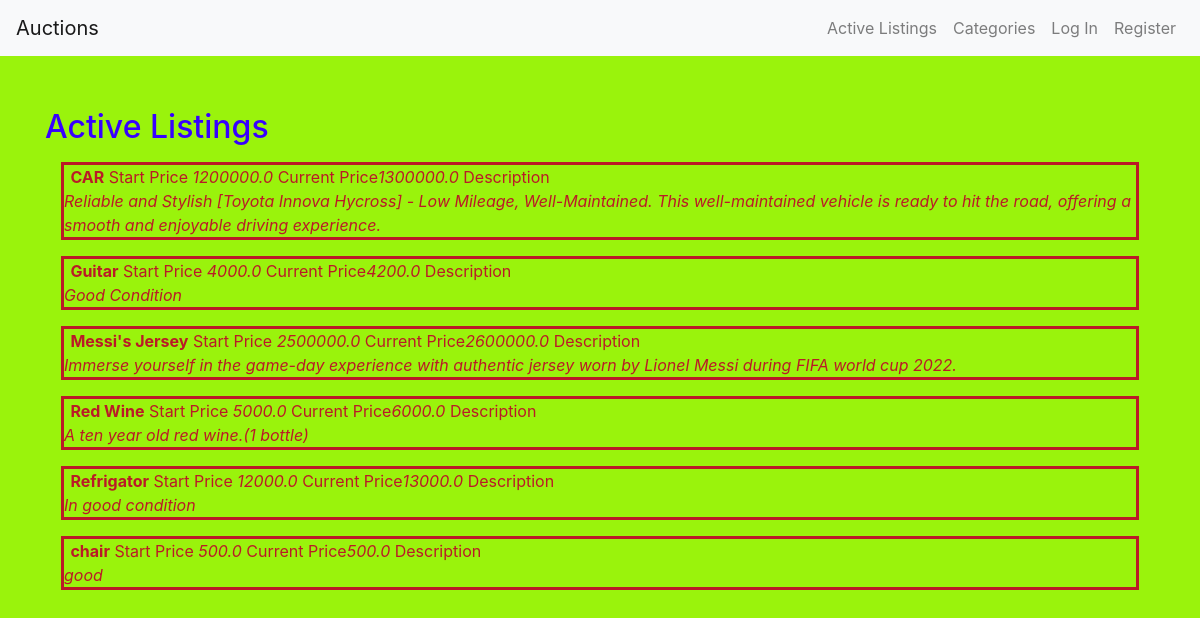
The page / on the database its author committed.
### auctions/models.py (models this page shows, shortened)
class Listing(models.Model):
    title = models.CharField(max_length=30)
    description = models.TextField(max_length=300)
    imageUrl = models.TextField(max_length=200, null=True)
    isActive = models.BooleanField(default=True)
    createdDate = models.DateField(default=now)
    startPrice = models.FloatField()
    currentPrice = models.FloatField(blank=True, null=True)
    category = models.ForeignKey(Category, on_delete=models.CASCADE, related_name="related_listings")
    creator = models.ForeignKey(User, on_delete=models.CASCADE, related_name="listings")
    watchers = models.ManyToManyField(User, blank=True, related_name="watched_listings")
    buyer = models.ForeignKey(User, on_delete=PROTECT, blank=True, null=True)

### auctions/views.py (the view)
# urls.py: path("", views.index, name="index"),
def index(request):
    listingData = Listing.objects.filter(isActive = True)
    return render(request, "auctions/index.html", {
        "listings" : listingData
    })

### auctions/templates/auctions/index.html
{% extends "auctions/layout.html" %}
{% block body %}
    <h2>Active Listings</h2>
    {% for listing in listings %}
    <a href="{% url 'viewlisting' listing.id %}">
        <div class="products">
            <div class="prod_info">
                <b>{{listing.title}}</b>
                Start Price <i>{{listing.startPrice}}</i>
                Current Price<i>{{listing.currentPrice}}</i>
                Description <br>
                <i>{{listing.description}}</i>
            </div>
        </div>
    </a>
    {% endfor %}
{% endblock %}

### auctions/templates/auctions/layout.html (shortened to what this page needs)
{% load static %}
<!DOCTYPE html>
<html lang="en">
<head>
    <link rel="stylesheet" href="https://stackpath.bootstrapcdn.com/bootstrap/4.4.1/css/bootstrap.min.css">
    <link href="{% static 'auctions/styles.css' %}" rel="stylesheet" type="text/css">
</head>
<body>
    <nav class="navbar navbar-expand-lg navbar-light fixed-top">
        <a class="navbar-brand" href="{% url 'index' %}">Auctions</a>
        <div class="collapse navbar-collapse" id="navbarNav">
            <ul class="navbar-nav ml-auto">
                <li class="nav-item">
                    <a class="nav-link" href="{% url 'index' %}">Active Listings</a>
                </li>
                <li class="nav-item">
                    <a class="nav-link" href="{% url 'category' %}">Categories</a>
                </li>
                {% if user.is_authenticated %}
                    <li class="nav-item">
                        <a class="nav-link" href="{% url 'addlisting' %}">Add Listing</a>
                    </li>
                    <li class="nav-item">
                        <a class="nav-link" href="{% url 'watchlist' %}">Watchlist</a>
                    </li>
                    <li class="nav-item">
                        <a class="nav-link" href="{% url 'logout' %}">Log Out</a>
                    </li>
                {% else %}
                    <li class="nav-item">
                        <a class="nav-link" href="{% url 'login' %}">Log In</a>
                    </li>
                    <li class="nav-item">
                        <a class="nav-link" href="{% url 'register' %}">Register</a>
                    </li>
                {% endif %}
            </ul>
        </div>
    </nav>
    <div class="container mt-5">
        {% block body %}
        {% endblock %}
    </div>
</body>
</html>

### auctions/static/auctions/styles.css (style rules this page uses)
body { padding: 10px; background: rgb(154, 243, 12); color: rgb(55, 0, 255); }
.products { margin: 1em; border-style: solid; color: rgb(186, 26, 39); }
.prod_info { display: inline; position: relative; height: max-content; width: 30em; padding: 0.4em; margin: 0; }

### auctions/templates/auctions/layout.html (style rules this page uses)
body { padding-top: 60px; }
.navbar { background-color: #f8f9fa; }
.nav-link { color: #007bff; }

### rows shown on the page
Listing: title "CAR", startPrice "1200000.0", currentPrice "1300000.0", description "Reliable and Stylish [Toyota Innova Hycross] - Low Mileage, Well-Maintained. This well-maintained vehicle is ready to hit the road, offering a smooth and enjoyable driving experience."
Listing: title "Guitar", startPrice "4000.0", currentPrice "4200.0", description "Good Condition"
Listing: title "Messi's Jersey", startPrice "2500000.0", currentPrice "2600000.0", description "Immerse yourself in the game-day experience with authentic jersey worn by Lionel Messi during FIFA world cup 2022."
Listing: title "Red Wine", startPrice "5000.0", currentPrice "6000.0", description "A ten year old red wine.(1 bottle)"
Listing: title "Refrigator", startPrice "12000.0", currentPrice "13000.0", description "In good condition"
Listing: title "chair", startPrice "500.0", currentPrice "500.0", description "good"
